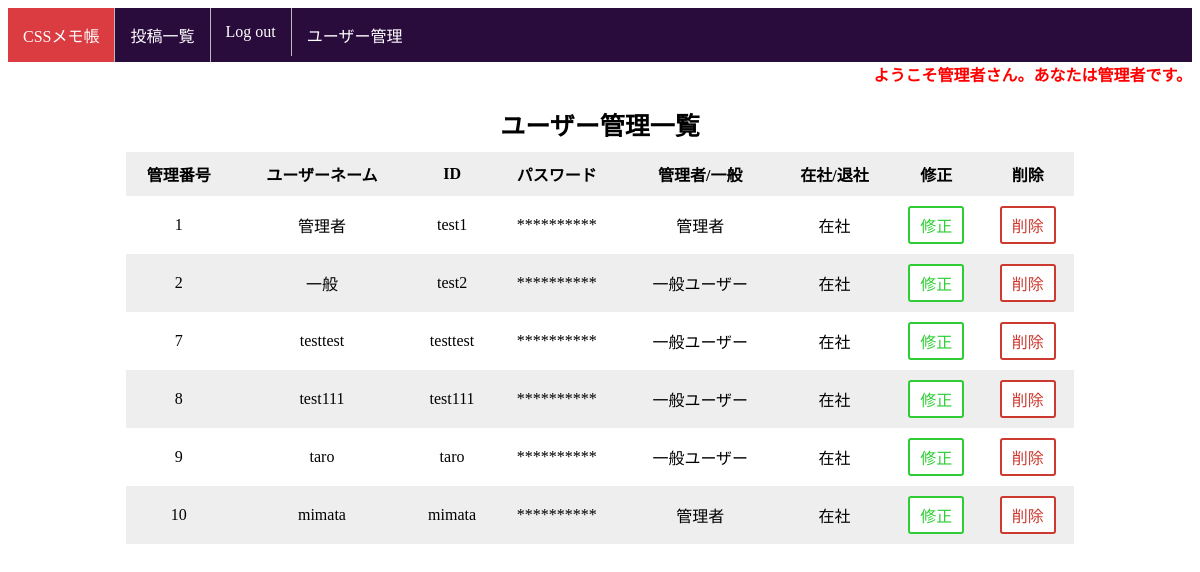
The app's page /select_user.php (signed in) with its own data.
### tables this page shows
CREATE TABLE `gs_user_table` (
  `id` int(12) NOT NULL,
  `name` varchar(64) NOT NULL,
  `lid` varchar(128) NOT NULL,
  `lpw` varchar(64) NOT NULL,
  `kanri_flg` int(1) NOT NULL,
  `life_flg` int(1) NOT NULL,
  `fix` varchar(64) NOT NULL DEFAULT '修正',
  `del` varchar(64) NOT NULL DEFAULT '削除'
);

### funcs.php (called while the page is built, shortened)
<?php
function h($str)
{
    return htmlspecialchars($str, ENT_QUOTES);
}

### select_user.php (the view, shortened to what this page needs)
<?php
require_once("funcs.php");
$pdo = db_conn();
$stmt = $pdo->prepare("SELECT * FROM gs_user_table");
$status = $stmt->execute();
$view = "";
if ($status == false) {
    sql_error($stmt);
} else {
    while ($result = $stmt->fetch(PDO::FETCH_ASSOC)) {
    $view .=
        '<tr>'.
            '<td>'.
                h($result['id']).
            '</td>'.
            '<td>'.
                h($result['name']) .
            '</td>'.
            '<td>'.
                h($result['lid']) .
            '</td>'.
            '<td>'.
                '**********' .
            '</td>'.
            '<td class="kanri_flg">'.
                '<div hidden>'.
                    h($result['kanri_flg']) .
                '</div>'.
            '</td>'.
            '<td class="life_flg">'.
                '<div hidden>'.
                    h($result['life_flg']) .
                '</div>'.
            '</td>'.
            '<td>'.
                '<a class="fix_btn" href= "fix_user.php?id=' .$result['id'] .'">'.
                    h($result['fix']) .
                '</a>'.
            '</td>'.
            '<td>'.
                '<a class="del_btn" href= "del_user.php?id=' .$result['id'] .'">'.
                    h($result['del']) .
                '</a>'.
            '</td>'.
        '</tr>';
}
}
if($_SESSION["kanri_flg"] == 1){
    $yourname1= 'ようこそ'.$_SESSION["name"].'さん。あなたは管理者です。';
    $kanri='<li>'.'<a href="select_user.php">'.'ユーザー管理'.'</a>'.'</li>';
    $logout='<li>'.'<a href="logout.php">'.'Log out'.'</a>'.'</li>';
    $url1 ='select.php';
}elseif($_SESSION["kanri_flg"] == 2){
    $yourname2= 'ようこそ'.$_SESSION["name"].'さん。あなたは一般ユーザーです。';
    $logout='<li>'.'<a href="logout.php">'.'Log out'.'</a>'.'</li>';
    $url1 ='select.php';
}else{
    $yourname3='ようこそ！ゲストユーザーさん';
    $login='<li>'.'<a href="login.php">'.'Log in'.'</a>'.'</li>';
    $url2 ='login3.php';
}
?>
<!DOCTYPE html>
<html lang="ja">
<head>
    <link href="css/user.css" rel="stylesheet">
</head>
<body>
<ul>
    <li><a class="red" href="index.php">CSSメモ帳</a></li>
	<li><a href="<?= $url1?><?= $url2?>">投稿一覧</a></li>
    <?= $logout ?>
    <?= $kanri; ?>
</ul>
<div class="you1">
        <?= $yourname1; ?>
</div>
<div class="title">ユーザー管理一覧</div>
<table class="table">
        <tr>
            <th class="num">管理番号</th>
            <th class="name">ユーザーネーム</th>
            <th class="id">ID</th>
            <th class="pw">パスワード</th>
            <th class="kanri">管理者/一般</th>
            <th class="life">在社/退社</th>
            <th class="fix">修正</th>
            <th class="del">削除</th>
        </tr>
        <?= $view; ?>
</table>
</body>
</html>

### css/user.css (style rules this page uses)
ul { list-style-type: none; margin: 0; padding: 0; overflow: hidden; background-color: #290b3c; }
li { float: left; border-right: 1px solid #bbbbbb; }
li:last-child { border-right: none; }
li a { display: block; color: white; text-align: center; padding: 15px 15px; text-decoration: none; }
.red { background-color: #da3c41; }
.title { text-align: center; font-size: 25px; font-weight: bold; padding-top: 20px; padding-bottom: 10px; }
.you1 { text-align: right; font-weight: bold; color: red; }
table { width: 80%; border-collapse: collapse; border-spacing: 0; margin-left: auto; margin-right: auto; }
table th,table td { padding: 10px 0; text-align: center; }
table tr:nth-child(odd) { background-color: #eee }
.fix_btn { display: inline-block; padding: 5px 10px; text-decoration: none; background-color: white; color: #2fcd35; border: solid 2px #2fcd35; border-radius: 3px; cursor: pointer; }
.del_btn { display: inline-block; padding: 5px 10px; text-decoration: none; background-color: white; color: #cd392f; border: solid 2px #cd392f; border-radius: 3px; cursor: pointer; }

### records on screen
gs_user_table: id "1", name "管理者", lid "test1", fix "修正", del "削除"
gs_user_table: id "2", name "一般", lid "test2", fix "修正", del "削除"
gs_user_table: id "7", name "testtest", lid "testtest", fix "修正", del "削除"
gs_user_table: id "8", name "test111", lid "test111", fix "修正", del "削除"
gs_user_table: id "9", name "taro", lid "taro", fix "修正", del "削除"
gs_user_table: id "10", name "mimata", lid "mimata", fix "修正", del "削除"

### other values on screen
$yourname1 "ようこそ管理者さん。あなたは管理者です。"
